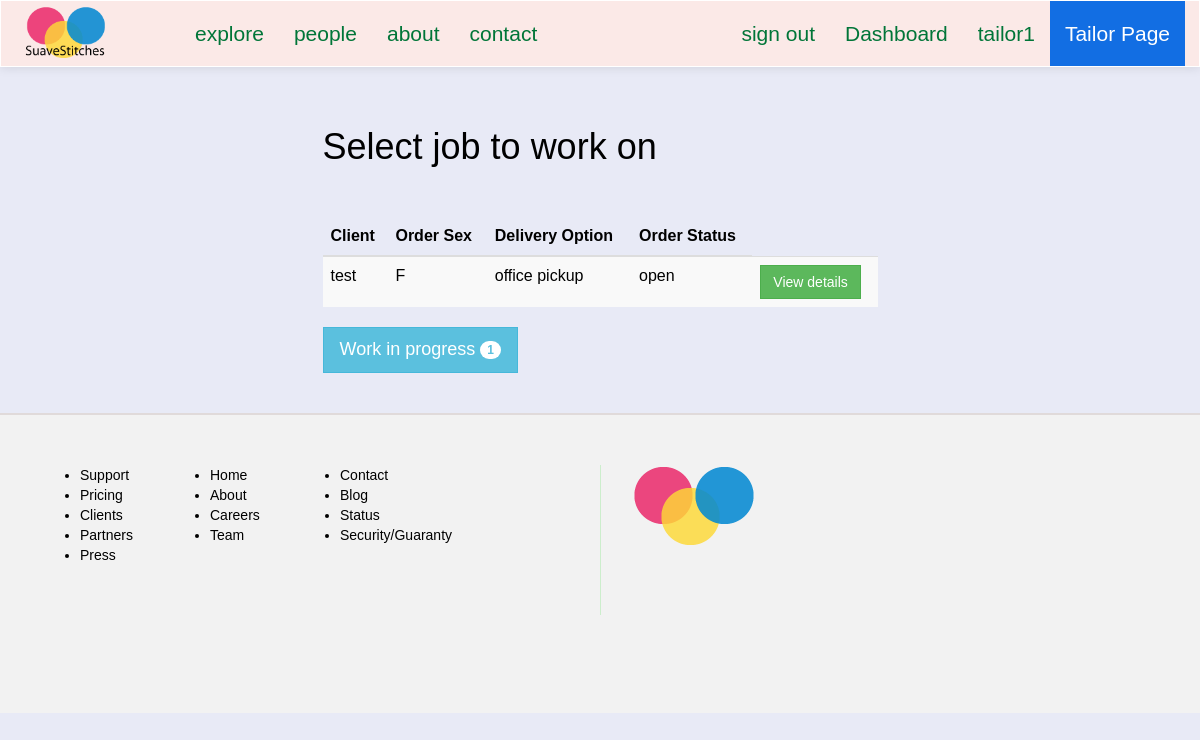
The app's page /suave/tailor/dashboard (signed in), older data.
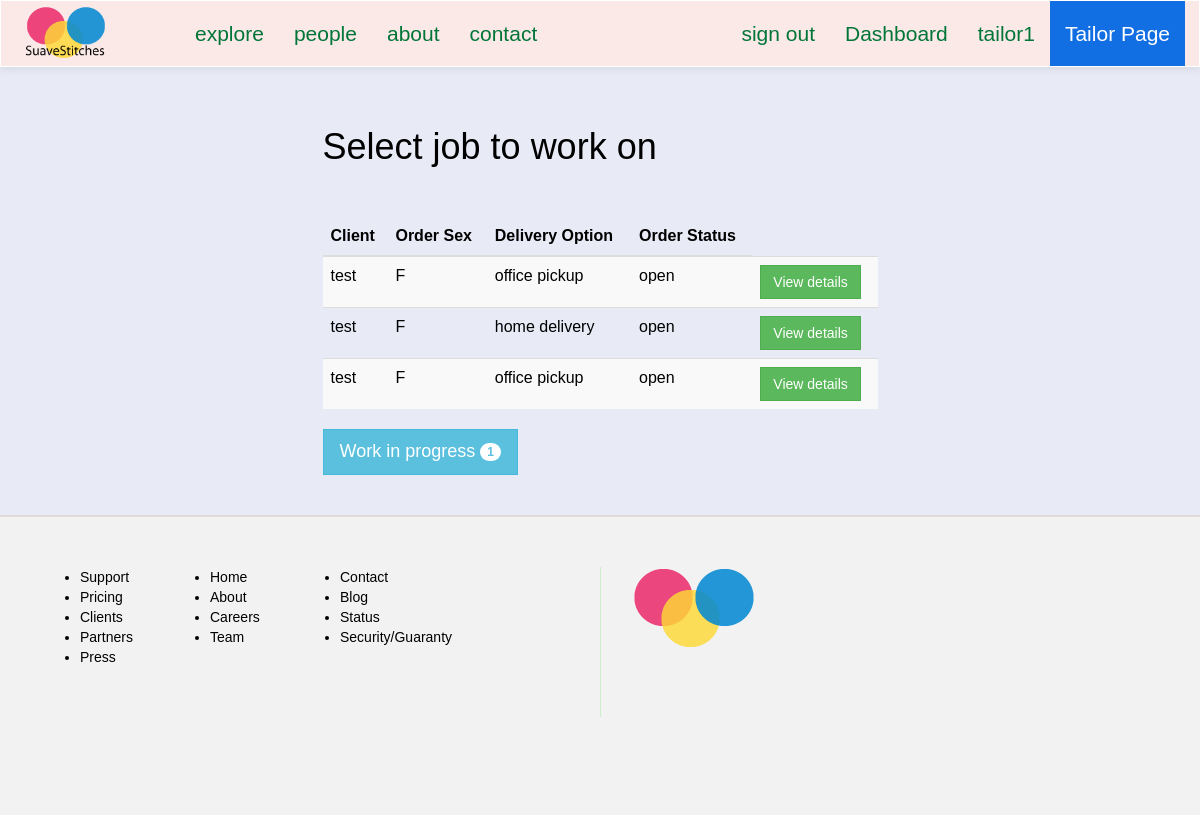
The same page, newer data.
### suave/models.py (models this page shows)
class Order(models.Model):
	client = models.ForeignKey(Client, null=True)
	sizetable = models.ForeignKey(SizeTable, null=True)
	tailor = models.ForeignKey(Tailor, null=True)
	fabric = models.CharField(max_length=50, null=True)
	style = models.CharField(max_length=100, null=True)
	main_order_id = models.CharField(max_length=15, null=True)
	details = models.CharField(max_length=250, null=True) #*
	delivery_option = models.CharField(max_length=100, null=True)
	service_option = models.CharField(max_length=100, null=True)
	sex = models.CharField(max_length=2, default=' ')
	status = models.CharField(max_length=20, default='OPEN') #*
	cost = models.IntegerField(default=0000) # final cost of order
	date = models.DateField(auto_now_add=True)

class Client(models.Model):
	FEMALE = 'F'
	MALE = 'M'
	SEX_CHOICE = (
		(FEMALE, 'F'),
		(MALE, 'M'),
	)
	user = models.OneToOneField(User)
	address = models.CharField(max_length=200, null=True)
	preference = models.CharField(max_length=40)
	sex = models.CharField(max_length=2, choices=SEX_CHOICE, default=" ")
	def __str__(self):
		return self.user.username

### suave/views.py (the view)
@login_required
def tailorDashboard(request):
	context = {}
	context['title'] = 'Tailor - SuaveStitches Nigeria'
	context['tailorPage'] = True
	orders = Order.objects.filter(status='OPEN')
	context['orders'] = orders
	tailor_obj = Tailor.objects.get(user=request.user)
	context['work'] = len(Order.objects.filter(tailor=tailor_obj, status='IN PROGRESS'))
	return render(request, 'i/tailor/dashboard.html', context)

### suave/templates/i/tailor/dashboard.html (shortened to what this page needs)
{% extends "i/layout/base.html" %}
{% block main_section %}
<div class="col-lg-6 col-lg-offset-3"><br><br>
	<h1>Select job to work on</h1>
	<br><br>
	{% if orders %}
	<table class="table table-striped table-hover">
		<thead>
			<tr>
				<th>Client</th>
				<th>Order Sex</th>
				<th>Delivery Option</th>
				<th>Order Status</th>
			</tr>
		</thead>
		<tbody>
			{% for order in orders %}
			<tr>
				<td>{{ order.client }}</td>
				<td>{{ order.sex }}</td>
				<td>{{ order.delivery_option|lower }}</td>
				<td>{{ order.status|lower }}</td>
				<td><a href="{% url 'suave:tailorOrderDetails' order.main_order_id %}" class="btn btn-success">View details</a></td>
			</tr>
			{% endfor %}
		</tbody>
	</table>
	{% endif %}
	<div class="dashboard-button-panel">
		<a href="{% url 'suave:tailorWorkInProgress' %}" class="btn btn-success btn-info btn-lg">
			Work in progress
			{% if work %}
				<span class="badge">{{ work }}</span>
			{% endif %}
		</a>
	</div>
	<br><br>
</div>
{% endblock %}

Row changes from the older to the newer data that the page shows:
added Order: client "test", sex "F", delivery_option "home delivery", status "open"
added Order: client "test", sex "F", delivery_option "office pickup", status "open"
